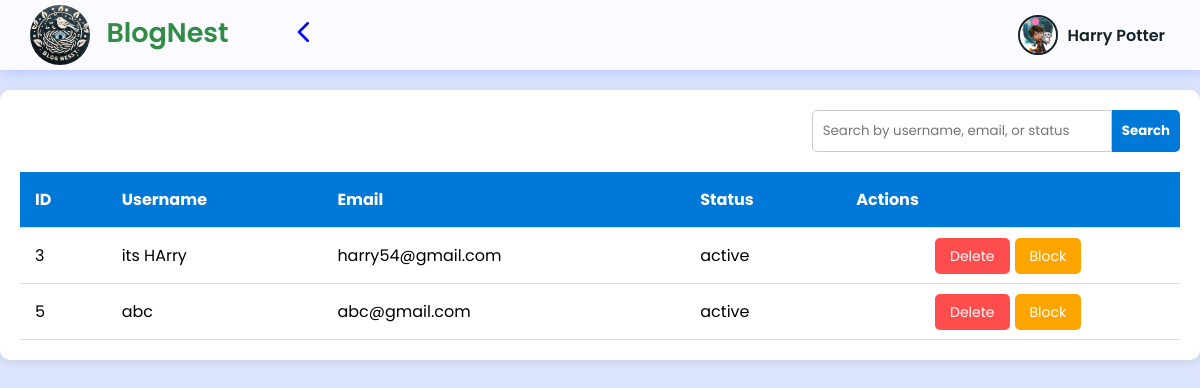
/Frontify/Main_Templete/Admin/admin.php (signed in), run on the app's committed database.
### tables this page shows
CREATE TABLE `log_detail` (
  `id` int(50) NOT NULL,
  `uname` varchar(20) NOT NULL,
  `eid` varchar(254) NOT NULL,
  `password` varchar(32) NOT NULL,
  `type` varchar(10) NOT NULL,
  `profile_image` varchar(800) DEFAULT NULL,
  `status` varchar(30) NOT NULL DEFAULT 'active'
);

### Frontify/Main_Templete/Admin/admin.php (the view, shortened to what this page needs)
<?php
@include '../../../DataForge/AdminData/Aindex_set.php';
@include '../../../DataForge/AdminData/config.php';
$searchQuery = '';
if (isset($_POST['search'])) {
    $searchQuery = mysqli_real_escape_string($conn, $_POST['search']);
    $query = "SELECT * FROM log_detail WHERE type='admin'
              AND (uname LIKE '%$searchQuery%'
              OR eid LIKE '%$searchQuery%'
              OR status like '%$searchQuery%')";
} else {
    $query = "SELECT * FROM log_detail WHERE type='admin'";
}
$result = mysqli_query($conn, $query) or die("Error in query: " . mysqli_error($conn));
?>
<!DOCTYPE html>
<html lang="en">
<head>
    <link rel="stylesheet" href="../../Style/Admin/setting.css">
</head>
<header>
    <div class="logosec">
        <div class="logo">
            <img src="../../images/blognest_logo.png" alt="BlogNest Logo" class="blognest-logo">
            BlogNest
        </div>
        <a href="index.php">
            <svg xmlns="http://www.w3.org/2000/svg" class="icn menuicn" id="menuicn" alt="menu-icon" fill="none"
                viewBox="0 0 24 24" stroke="currentColor" stroke-width="2" style="height: 30px; width: 30px;">
                <path stroke-linecap="round" stroke-linejoin="round" d="M15 19l-7-7 7-7" />
            </svg>
        </a>
    </div>
    <div class="message">
        <div class="circle"></div>
        <div class="header_profile">
            <a href="./setting.php" class="profile_image_container">
                <img src="<?php echo htmlspecialchars($_SESSION['profile_image'] ?: '../../../Frontify/Images/Person.jpg'); ?>"
                    alt="Profile Picture" class="profile_image">
            </a>
            <span class="username"><?php echo htmlspecialchars($_SESSION['user_name']); ?></span>
        </div>
    </div>
</header>
<body>
    <div class="container">
        <form method="post" class="search-form"><input type="text" name="search"
                placeholder="Search by username, email, or status"
                value="<?php echo htmlspecialchars($searchQuery); ?>" /><button type="submit">Search</button></form>
        <table>
            <thead>
                <tr>
                    <th>ID</th>
                    <th>Username</th>
                    <th>Email</th>
                    <th>Status</th>
                    <th>Actions</th>
                </tr>
            </thead>
            <tbody><?php if (mysqli_num_rows($result) > 0): ?><?php while ($row=mysqli_fetch_assoc($result)): ?><tr>
                    <td><?php echo $row['id'];
    ?></td>
                    <td><?php echo htmlspecialchars($row['uname']);
    ?></td>
                    <td><?php echo htmlspecialchars($row['eid']);
    ?></td>
                    <td><?php echo htmlspecialchars($row['status']);
    ?></td>
                    <td><a href="setting.php?delete_id=<?php echo $row['id']; ?>"
                            onclick="return confirm('Are you sure you want to delete this admin?');">Delete</a><a
                            href="setting.php?block_id=<?php echo $row['id']; ?>"
                            onclick="return confirm('Are you sure you want to block this admin?');">Block</a></td>
                </tr><?php endwhile;
    ?><?php else: ?><tr>
                    <td colspan="5">No records found.</td>
                </tr><?php endif;
    ?></tbody>
        </table>
    </div>
</body>
</html>

### Frontify/Style/Admin/setting.css (style rules this page uses)
* { margin: 0; padding: 0; box-sizing: border-box; font-family: "Poppins", sans-serif; }
:root { --background-color1: #fafaff; --background-color2: #ffffff; --background-color3: #ededed; --background-color4: #cad7fda4; --primary-color: #183a58; --secondary-color: #16424df5; --Border-color: #152228; --one-use-color: #152228; --two-use-color: #152228; }
body { background-color: var(--background-color4); max-width: 100%; overflow-x: hidden; }
header { height: 70px; width: 100vw; padding: 0 30px; background-color: var(--background-color1); box-shadow: 1px 1px 15px rgba(161, 182, 253, 0.825); display: flex; justify-content: space-between; align-items: center; }
.logo { font-size: 27px; font-weight: 600; color: rgb(47, 141, 70); }
.icn { height: 30px; }
.menuicn { cursor: pointer; }
.searchbar, .message, .logosec { display: flex; align-items: center; justify-content: center; }
.logosec { gap: 60px; }
.message { gap: 40px; position: relative; cursor: pointer; }
.circle { height: 7px; width: 7px; position: absolute; background-color: #fa7bb4; border-radius: 50%; left: 19px; top: 8px; }
.blognest-logo { height: 60px; width: 60px; border-radius: 50%; margin-right: 10px; vertical-align: middle; }
.header_profile { display: flex; align-items: center; gap: 10px; padding: 5px; }
.profile_image_container { height: 40px; width: 40px; overflow: hidden; border-radius: 50%; background-color: #e0e0e0; border: 2px solid #152228; flex-shrink: 0; }
.profile_image { height: 100%; width: 100%; object-fit: cover; border-radius: 50%; }
.username { font-size: 16px; font-weight: 600; color: #152228; white-space: nowrap; overflow: hidden; text-overflow: ellipsis; }

### Frontify/Main_Templete/Admin/admin.php (style rules this page uses)
.container { max-width: 1200px; margin: 20px auto; padding: 20px; background-color: #fff; border-radius: 10px; box-shadow: 0 2px 10px rgba(0, 0, 0, 0.1); }
.search-form { display: flex; justify-content: flex-end; margin-bottom: 20px; }
.search-form input { padding: 10px; width: 300px; border: 1px solid #ccc; border-radius: 5px 0 0 5px; outline: none; }
.search-form button { padding: 10px; border: none; background-color: #0078d7; color: #fff; font-weight: bold; border-radius: 0 5px 5px 0; cursor: pointer; transition: background-color 0.3s; }
table { width: 100%; border-collapse: collapse; margin-top: 20px; }
table thead tr { background-color: #0078d7; color: #fff; }
table th, table td { padding: 15px; text-align: left; border-bottom: 1px solid #ddd; }
table td a { text-decoration: none; padding: 8px 15px; border-radius: 5px; color: #fff; font-size: 14px; margin-right: 5px; transition: background-color 0.3s; }
table td a:nth-child(1) { background-color: #ff4d4d; }
table td a:nth-child(2) { background-color: #ffa500; }
table td { vertical-align: middle; }
table td:last-child { text-align: center; }

### data on the page
log_detail: id "3", uname "its HArry", eid "harry54@gmail.com", status "active"
log_detail: id "5", uname "abc", eid "abc@gmail.com", status "active"

### other printed values
$_SESSION['user_name'] "Harry Potter"
